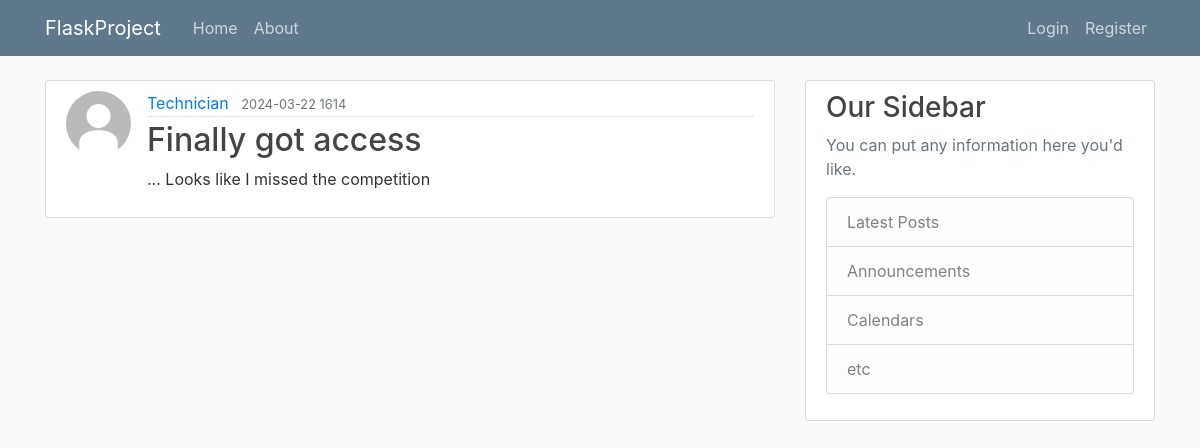
Screenshot of /post/8 with the database file from the repository.
### FlaskProject/models.py (models this page shows, shortened)
class User(db.Model, UserMixin):  # class is = table
    id = db.Column(db.Integer, primary_key=True)
    username = db.Column(db.String(20), unique=True, nullable=False)
    email = db.Column(db.String(120), unique=True, nullable=False)
    password = db.Column(db.String(60), nullable=False)
    image_file = db.Column(db.String(20), nullable=False, default='default.jpg')
    posts = db.relationship('Post', backref=db.backref('author', lazy='joined'), lazy='dynamic')

class Post(db.Model):
    id = db.Column(db.Integer, primary_key=True)
    title = db.Column(db.String(100), nullable=False)
    date_posted = db.Column(db.DateTime, nullable=False, default=datetime.datetime.now)
    content = db.Column(db.Text, nullable=False)
    user_id = db.Column(db.Integer, db.ForeignKey('user.id'), nullable=False)

### FlaskProject/posts/routes.py (the view)
@posts.route("/post/<int:post_id>")
def post(post_id):
    with current_app.app_context():
        post = Post.query.get_or_404(post_id)
    return render_template('post.html', title=post.title, post=post)

### FlaskProject/templates/post.html (shortened to what this page needs)
{% extends "layout.html" %}
{% block content %}
    <article class="media content-section">
        <img class="rounded-circle article-img" src="{{ url_for('static', filename='profile_pics/' + post.author.image_file) }}">
            <div class="media-body">
                <div class="article-metadata">
                    <a class="mr-2" href="{{ url_for('users.user_posts', username=post.author.username) }}">{{ post.author.username }}</a>
                    <small class="text-muted">{{ post.date_posted.strftime('%Y-%m-%d %H%M') }}</small>
                </div>
                <h2 class="article-title">{{ post.title }}</h2>
                <p class="article-content">{{ post.content }}</p>
            </div>
    </article>
{% endblock content %}

### FlaskProject/static/main.css (style rules this page uses)
body { background: #fafafa; color: #333333; margin-top: 5rem; }
h1, h2, h3, h4, h5, h6 { color: #444444; }
.content-section { background: #ffffff; padding: 10px 20px; border: 1px solid #dddddd; border-radius: 3px; margin-bottom: 20px; }
.article-title { color: #444444; }
.article-content { white-space: pre-line; }
.article-img { height: 65px; width: 65px; margin-right: 16px; }
.article-metadata { padding-bottom: 1px; margin-bottom: 4px; border-bottom: 1px solid #e3e3e3 }

### rows the page displays
User: image_file (placeholder picture), author.username "Technician"
Post: date_posted "2024-03-22 1614", title "Finally got access", content "... Looks like I missed the competition"
